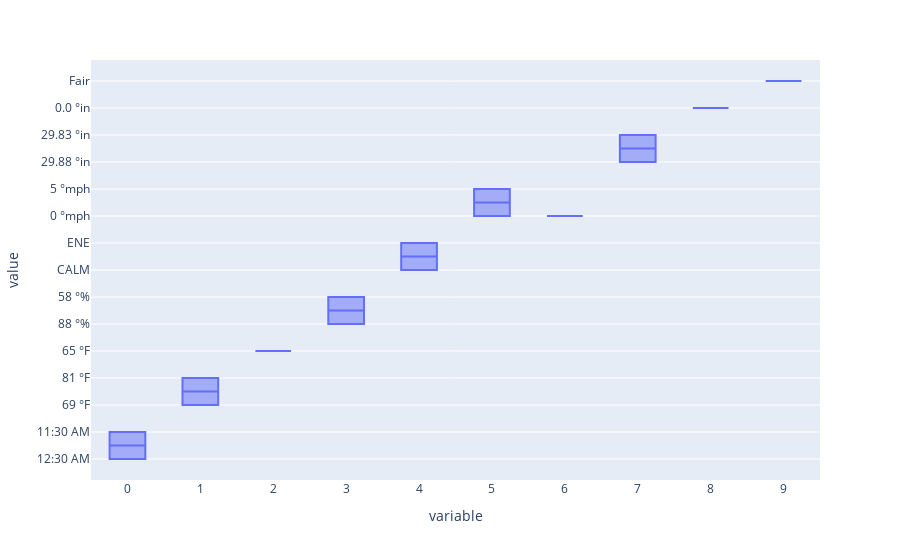

This figure's notebook cell:
### Code cell
px.box(data)

### Figure 1 — Plotly figure (JSON) as saved in the notebook; plotly's stock layout.template omitted (floating-point values rounded to 4 significant figures; data arrays with more than 128 entries replaced by an {"elided": "..."} marker saying what was removed)
{"data": [{"alignmentgroup": "True", "hovertemplate": "variable=%{x}<br>value=%{y}<extra></extra>", "legendgroup": "", "marker": {"color": "#636efa"}, "name": "", "notched": false, "offsetgroup": "", "orientation": "v", "showlegend": false, "type": "box", "x": {"elided": "130 str values"}, "x0": " ", "xaxis": "x", "y": {"elided": "130 str values"}, "y0": " ", "yaxis": "y"}], "layout": {"autosize": true, "boxmode": "group", "legend": {"tracegroupgap": 0}, "margin": {"t": 60}, "xaxis": {"anchor": "y", "autorange": true, "domain": [0, 1], "range": [-0.5, 9.5], "title": {"text": "variable"}, "type": "category"}, "yaxis": {"anchor": "x", "autorange": true, "domain": [0, 1], "range": [-0.7778, 14.78], "title": {"text": "value"}, "type": "category"}}}
